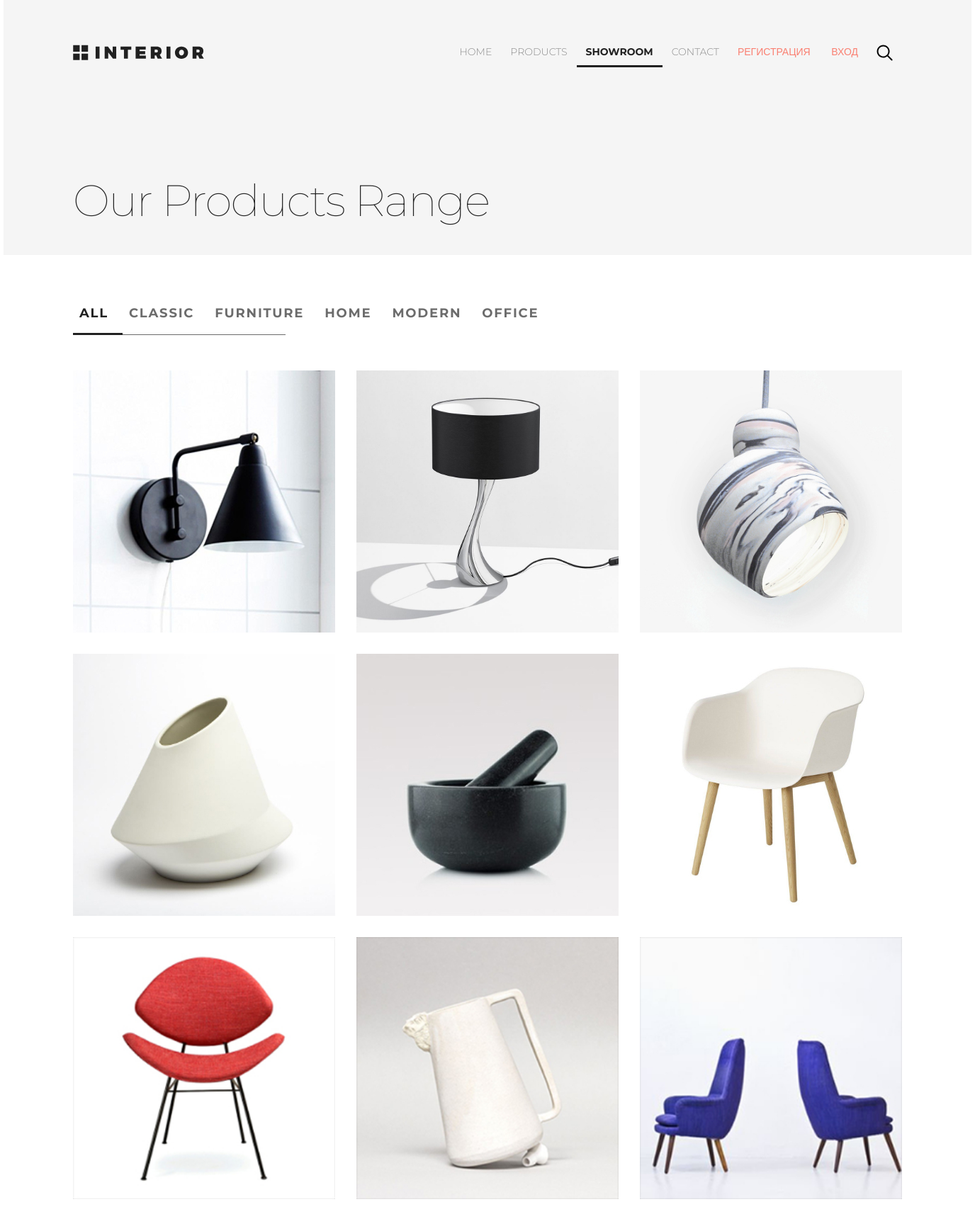
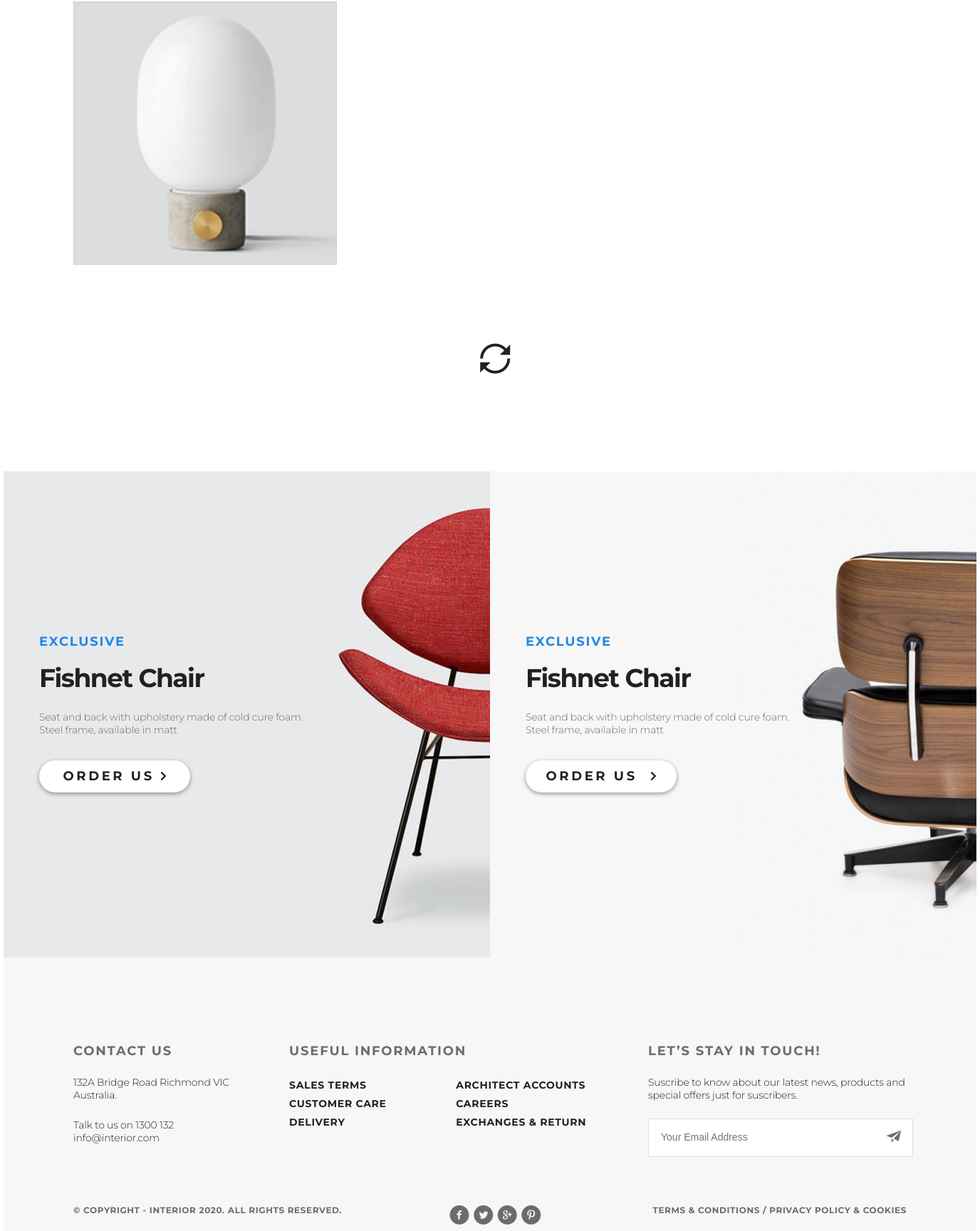
The app's page /showroom/ with its own data (2 pictures, top to bottom).
### mainapp/models.py (models this page shows, shortened)
class ProductCategory(models.Model):
    name = models.CharField(verbose_name='имя категории', max_length=128)
    description = models.TextField(verbose_name='описание категории', blank=True)
    modified_date = models.DateTimeField(
        verbose_name='дата изменения', auto_now=True)
    is_active = models.BooleanField(verbose_name='активность', default=True)
    class Meta:
        verbose_name = 'Категория продукта'
        verbose_name_plural = 'Категории продуктов'
        ordering = ['name']

class Product(models.Model):
    category = models.ForeignKey(ProductCategory,
                                 on_delete=models.CASCADE,
                                 verbose_name='категория продукта')
    name = models.CharField('имя продукта', max_length=128)
    image = models.ImageField(upload_to='products_images', blank=True)
    short_desc = models.CharField('краткое описание продукта', max_length=64, blank=True)
    description = models.TextField('описание продукта', blank=True)
    price = models.DecimalField('цена продукта', max_digits=8, decimal_places=2, default=0)
    quantity = models.PositiveIntegerField('количество на складе', default=0)
    modified_date = models.DateTimeField(
        verbose_name='дата изменения', auto_now=True)
    class Meta:
        verbose_name = 'продукт'
        verbose_name_plural = 'продукты'
        ordering = ['name']

### mainapp/views.py (the view)
# urls.py: path('showroom/', mainapp.showroom, name='showroom'),
def showroom(request, pk=0):
    if pk == 0:
        category = {'pk': 0, 'name': 'all'}
        all_products = Product.objects.all().order_by('-pk')
    else:
        category = get_object_or_404(ProductCategory, pk=pk)
        all_products = Product.objects.filter(category=category).order_by('price')
    context = {
        'page_title': 'Showroom',
        'links_menu': LINKS_MENU,
        'categories': get_categories(),
        'products': all_products,
        'media_url': MEDIA_URL,
    }
    return render(request, 'mainapp/showroom.html', context)

### mainapp/views.py (called while the page is built)
def get_categories():
    return ProductCategory.objects.all()

### mainapp/templates/mainapp/showroom.html
{% extends 'mainapp/base.html' %}
{% load static %}
{% block container %}
    <section class="padding-site our-products clearfix">
        {% include 'mainapp/includes/inc__main_menu.html' %}
        <p class="our-products-text">Our Products Range</p>
    </section>
    <section class="trending clearfix padding-site">
        {% include 'mainapp/includes/ink__showroom_menu.html' %}
        <div class="trending-products">
            {% include 'mainapp/includes/inc__trending_products.html' %}
        </div>
        <a class="trending-products_icon-loop2" href="#"><span class="icon-loop2"></span></a>
    </section>
    <section class="exclusive clearfix exclusive_margin">
        {% include 'mainapp/includes/inc__exclusive_products.html' %}
    </section>
{% endblock %}

### mainapp/templates/mainapp/includes/ink__showroom_menu.html (shortened to what this page needs)
<div class="products-header products-header_margin">
    <ul class="products-menu">
        <li class="products-menu_list">
            <a href="{% url 'main:showroom_catalog' pk=0 %}"
               class="products-menu_link products-menu__active2
                {% if request.resolver_match.kwargs.pk == 0 or request.resolver_match.route == 'showroom/' %}
                    products-menu_link__active
                {% endif %}
">
                All
            </a>
        </li>
        {% for category in categories %}
            <li class="products-menu_list">
                <a href="{% url 'main:showroom_catalog' pk=category.pk %}" class="products-menu_link products-menu__font
">
                    {{ category.name }}
                </a>
            </li>
        {% endfor %}
    </ul>
    <div class="products-menu_border"></div>
</div>

### mainapp/templates/mainapp/includes/inc__trending_products.html
{% for product in products %}
    <a class="trending-product" href="{% url 'main:product_page' product.pk %}">
        <img src="{{ media_url }}{{ product.image }}" alt="{{ product.name }}"></a>
{% endfor %}

### static/css/style.css (style rules this page uses)
* { margin: 0; padding: 0; }
html { height: 100%; }
body { height: 100%; font-family: "Montserrat", sans-serif; }
.clearfix:after { content: ""; display: table; clear: both; }
.padding-site { padding-left: 98px; padding-right: 98px; }
.slider, .products, .exclusive, .trending { margin-bottom: 120px; }
.products-menu { overflow: hidden; }
.products-menu_list { list-style-type: none; }
.products-menu_link { text-decoration: none; color: #6c6c6c; font-size: 36px; font-weight: 700; float: left; padding: 0 20px 19px 9px; letter-spacing: -1.5px; border-bottom: solid 1px #6c6c6c; }
.products-menu_link__active { color: #212121 !important; border-bottom: solid 3px #212121 !important; padding-bottom: 17px; }
.trending-product { float: left; margin-right: 30px; margin-bottom: 30px; width: 370px; height: 370px; transition: 0.2s; }
.trending-product:nth-child(3n) { margin-right: -30px; }
.trending-product img { width: 370px; height: 370px; }
.our-products { height: 360px; background-color: #f5f5f5; }
.our-products-text { margin-top: 156px; color: #212121; font-size: 62px; font-weight: 100; letter-spacing: -1.8px; }
.products-header { position: relative; }
.products-header_margin { margin-top: 71px; margin-bottom: 50px; }
.products-menu__font { color: #6c6c6c; font-size: 18px; text-transform: uppercase; border: none; position: relative; letter-spacing: 1.8px; }
.products-menu__active2 { font-size: 18px; font-weight: 700; text-transform: uppercase; letter-spacing: 1.8px; }
.products-menu_border { position: absolute; border-bottom: solid 1px #6c6c6c; height: 1px; width: 300px; top: 40px; z-index: -1; }
.trending { position: relative; }
.trending .trending-products_icon-loop2 { position: absolute; bottom: -131px; left: 49%; color: #212121; font-size: 42px; display: inline-block; text-decoration: none; transition: 1s; }
.exclusive_margin { margin-top: 260px; margin-bottom: 0; }

### records on screen
ProductCategory: name "CLASSIC"
ProductCategory: name "FURNITURE"
ProductCategory: name "HOME"
ProductCategory: name "MODERN"
ProductCategory: name "OFFICE"
Product: image (picture)
Product: image (picture)
Product: image (picture)
Product: image (picture)
Product: image (picture)
Product: image (picture)
Product: image (picture)
Product: image (picture)
Product: image (picture)
Product: image (picture)

### other values on screen
{{ link.name|upper }} "HOME" "PRODUCTS" "SHOWROOM" "CONTACT"
